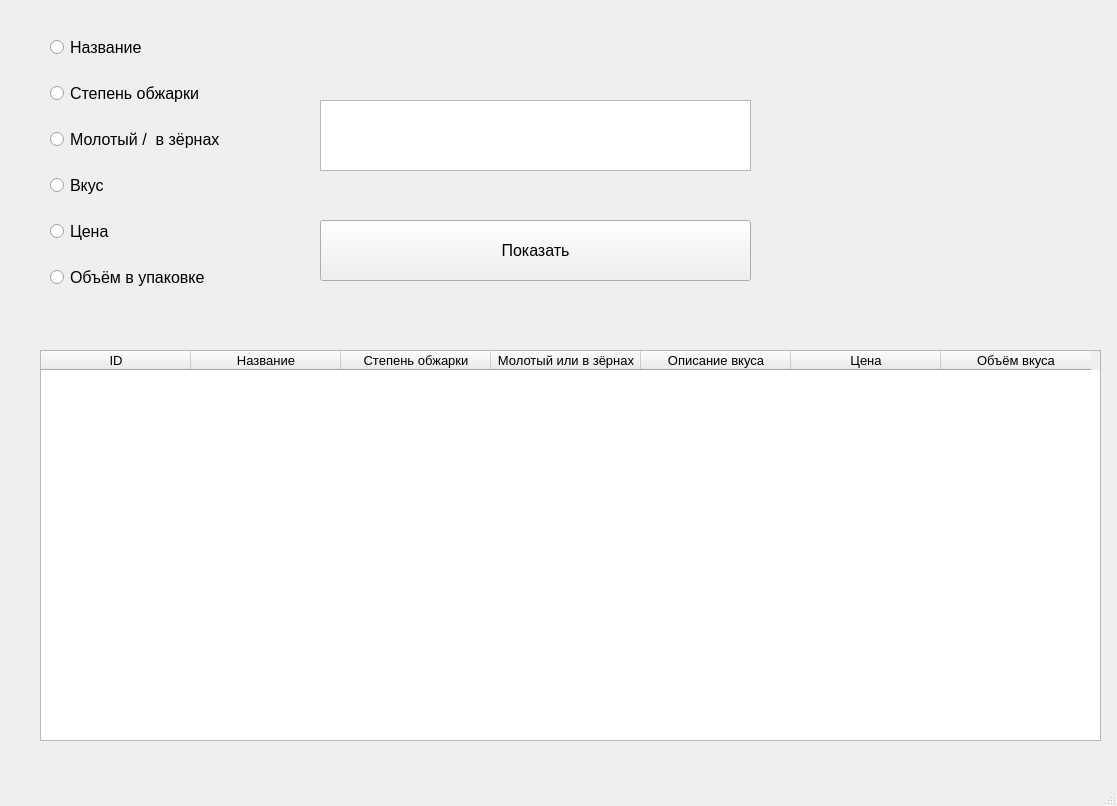
<?xml version="1.0" encoding="UTF-8"?>
<ui version="4.0">
 <class>MainWindow</class>
 <widget class="QMainWindow" name="MainWindow">
  <property name="geometry">
   <rect>
    <x>0</x>
    <y>0</y>
    <width>1117</width>
    <height>806</height>
   </rect>
  </property>
  <property name="font">
   <font>
    <pointsize>12</pointsize>
   </font>
  </property>
  <property name="windowTitle">
   <string>MainWindow</string>
  </property>
  <widget class="QWidget" name="centralwidget">
   <widget class="QTableWidget" name="table">
    <property name="geometry">
     <rect>
      <x>40</x>
      <y>350</y>
      <width>1061</width>
      <height>391</height>
     </rect>
    </property>
    <property name="font">
     <font>
      <pointsize>10</pointsize>
     </font>
    </property>
    <attribute name="horizontalHeaderDefaultSectionSize">
     <number>150</number>
    </attribute>
    <column>
     <property name="text">
      <string>ID</string>
     </property>
    </column>
    <column>
     <property name="text">
      <string>Название</string>
     </property>
    </column>
    <column>
     <property name="text">
      <string>Степень обжарки</string>
     </property>
    </column>
    <column>
     <property name="text">
      <string>Молотый или в зёрнах</string>
     </property>
    </column>
    <column>
     <property name="text">
      <string>Описание вкуса</string>
     </property>
    </column>
    <column>
     <property name="text">
      <string>Цена</string>
     </property>
    </column>
    <column>
     <property name="text">
      <string>Объём вкуса</string>
     </property>
    </column>
   </widget>
   <widget class="QWidget" name="verticalLayoutWidget">
    <property name="geometry">
     <rect>
      <x>50</x>
      <y>20</y>
      <width>221</width>
      <height>291</height>
     </rect>
    </property>
    <layout class="QVBoxLayout" name="verticalLayout">
     <item>
      <widget class="QRadioButton" name="rad">
       <property name="text">
        <string>Название</string>
       </property>
      </widget>
     </item>
     <item>
      <widget class="QRadioButton" name="rad2">
       <property name="text">
        <string>Степень обжарки</string>
       </property>
      </widget>
     </item>
     <item>
      <widget class="QRadioButton" name="rad3">
       <property name="text">
        <string>Молотый /  в зёрнах</string>
       </property>
      </widget>
     </item>
     <item>
      <widget class="QRadioButton" name="rad4">
       <property name="text">
        <string>Вкус</string>
       </property>
      </widget>
     </item>
     <item>
      <widget class="QRadioButton" name="rad5">
       <property name="text">
        <string>Цена</string>
       </property>
      </widget>
     </item>
     <item>
      <widget class="QRadioButton" name="rad6">
       <property name="text">
        <string>Объём в упаковке</string>
       </property>
      </widget>
     </item>
    </layout>
   </widget>
   <widget class="QTextEdit" name="text1">
    <property name="geometry">
     <rect>
      <x>320</x>
      <y>100</y>
      <width>431</width>
      <height>71</height>
     </rect>
    </property>
   </widget>
   <widget class="QPushButton" name="pbn">
    <property name="geometry">
     <rect>
      <x>320</x>
      <y>220</y>
      <width>431</width>
      <height>61</height>
     </rect>
    </property>
    <property name="text">
     <string>Показать</string>
    </property>
   </widget>
  </widget>
  <widget class="QMenuBar" name="menubar">
   <property name="geometry">
    <rect>
     <x>0</x>
     <y>0</y>
     <width>1117</width>
     <height>27</height>
    </rect>
   </property>
  </widget>
  <widget class="QStatusBar" name="statusbar"/>
 </widget>
 <resources/>
 <connections/>
</ui>
